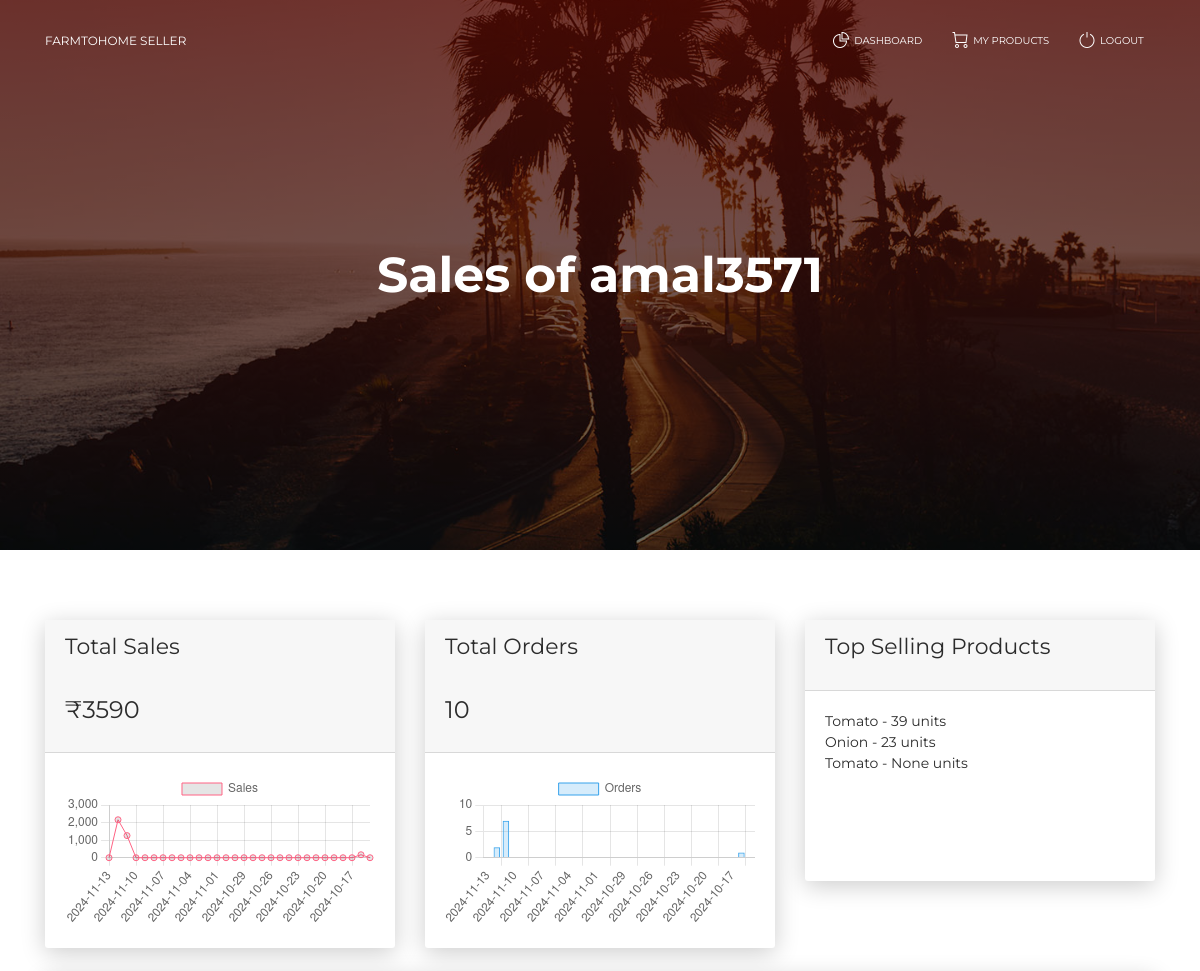
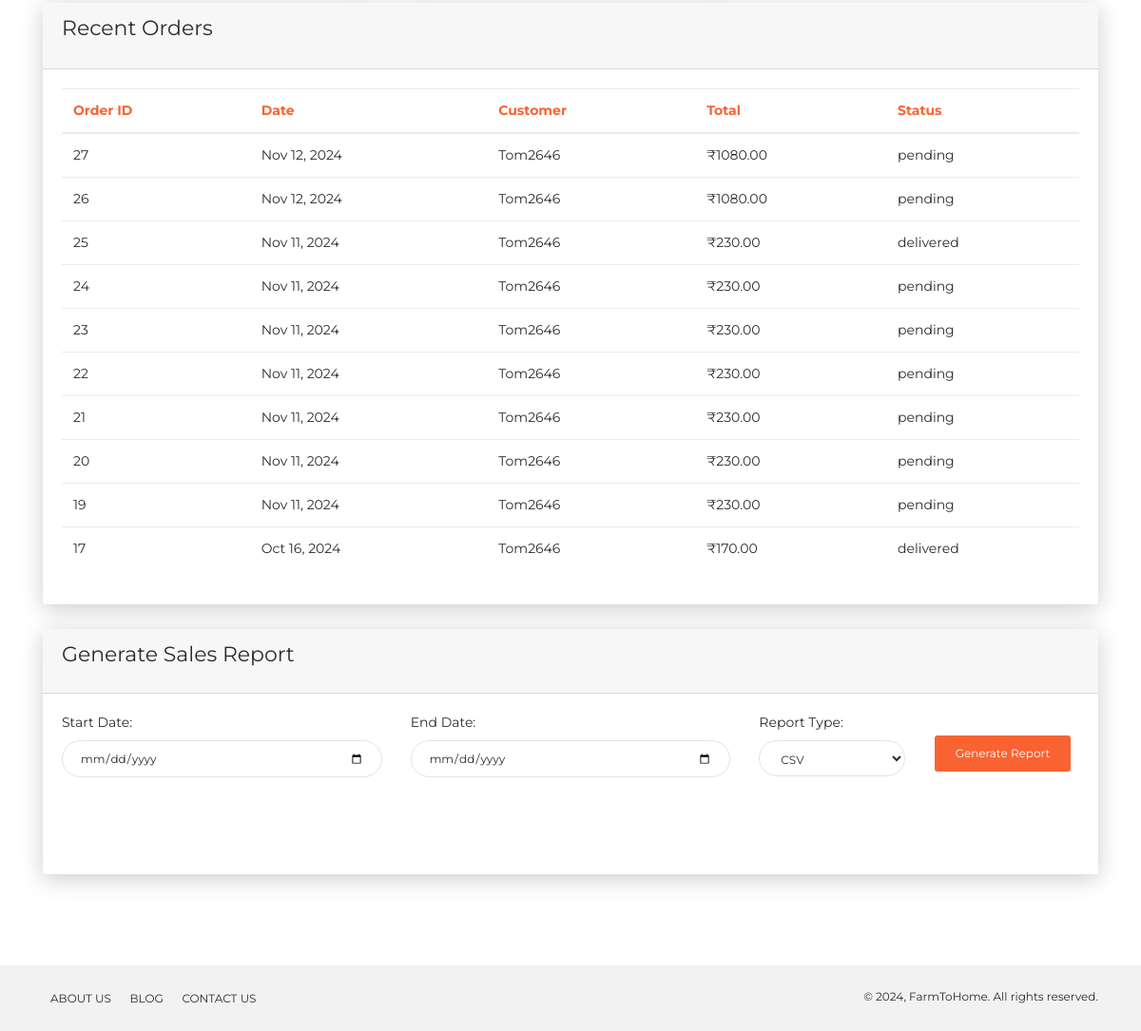
Page /orders/dashboard/ (signed in) on the committed database (2 pictures, top to bottom).
### Users/models.py (models this page shows, shortened)
class User(AbstractUser):
    role = models.ManyToManyField(Role)
    phone_number = models.CharField(max_length=15, blank=True, null=True)
    is_admin = models.BooleanField(default=False)
    groups = models.ManyToManyField(Group, related_name='custom_user_groups')
    user_permissions = models.ManyToManyField(Permission, related_name='custom_user_permissions')

### Products/models.py (models this page shows, shortened)
class Product(models.Model):
    seller = models.ForeignKey(settings.AUTH_USER_MODEL, on_delete=models.CASCADE, related_name='products')
    category = models.ForeignKey(Category, on_delete=models.CASCADE, related_name='products')
    name = models.CharField(max_length=200)
    slug = models.SlugField(max_length=200, unique=True)
    description = models.TextField(blank=True)
    price = models.DecimalField(max_digits=10, decimal_places=2)
    image = models.ImageField(upload_to='products/', blank=True, null=True)
    is_active = models.BooleanField(default=True)
    created_at = models.DateTimeField(auto_now_add=True)
    updated_at = models.DateTimeField(auto_now=True)
    class Meta:
        ordering = ('-created_at',)

### orders/models.py (models this page shows, shortened)
class Order(models.Model):
    PAYMENT_STATUS_CHOICES = [
        ('pending', 'Pending'),
        ('completed', 'Completed'),
        ('failed', 'Failed'),
    ]
    DELIVERY_STATUS_CHOICES = [
        ('pending', 'Pending'),
        ('shipped', 'Shipped'),
        ('delivered', 'Delivered'),
        ('cancelled', 'Cancelled'),
    ]
    consumer = models.ForeignKey(User, on_delete=models.CASCADE, related_name='orders')
    shipping_address = models.ForeignKey(ShippingAddress, on_delete=models.PROTECT, null=True, blank=True)
    order_date = models.DateTimeField(auto_now_add=True)
    total_amount = models.DecimalField(max_digits=10, decimal_places=2)
    payment_status = models.CharField(max_length=10, choices=PAYMENT_STATUS_CHOICES, default='pending')
    delivery_status = models.CharField(max_length=10, choices=DELIVERY_STATUS_CHOICES, default='pending')

### orders/views.py (the view)
# urls.py: path('dashboard/', views.seller_dashboard, name='seller_dashboard'),
@login_required
def seller_dashboard(request):
    seller = request.user
    end_date = timezone.now()
    start_date = end_date - timedelta(days=30)  # Last 30 days
    total_sales = OrderItem.objects.filter(
        product__seller=seller,
        order__order_date__range=(start_date, end_date)
    ).aggregate(total=Sum('total_price'))['total'] or 0
    total_orders = Order.objects.filter(
        items__product__seller=seller,
        order_date__range=(start_date, end_date)
    ).distinct().count()
    top_products = Product.objects.filter(seller=seller).annotate(
        total_sales=Sum('orderitem__quantity')
    ).order_by('-total_sales')[:5]
    recent_orders = Order.objects.filter(
        items__product__seller=seller
    ).distinct().order_by('-order_date')[:10]
    sales_data = []
    sales_dates = []
    for i in range(30):
        date = end_date - timedelta(days=i)
        sales = OrderItem.objects.filter(
            product__seller=seller,
            order__order_date__date=date
        ).aggregate(total=Sum('total_price'))['total'] or 0
        sales_data.append(sales)
        sales_dates.append(date.strftime('%Y-%m-%d'))
    order_data = []
    order_dates = []
    for i in range(30):
        date = end_date - timedelta(days=i)
        orders = Order.objects.filter(
            items__product__seller=seller,
            order_date__date=date
        ).distinct().count()
        order_data.append(orders)
        order_dates.append(date.strftime('%Y-%m-%d'))
    context = {
        'seller': seller,
        'total_sales': total_sales,
        'total_orders': total_orders,
        'top_products': top_products,
        'recent_orders': recent_orders,
        'sales_data_json': json.dumps(sales_data, cls=DjangoJSONEncoder),
        'sales_dates_json': json.dumps(sales_dates, cls=DjangoJSONEncoder),
        'order_data_json': json.dumps(order_data, cls=DjangoJSONEncoder),
        'order_dates_json': json.dumps(order_dates, cls=DjangoJSONEncoder),
    }
    return render(request, 'orders/sellerdashboard.html', context)

### Templates/orders/sellerdashboard.html (shortened to what this page needs)
<!DOCTYPE html>
<html lang="en">
{% load static %}
<head>
    <link rel="stylesheet" href="https://maxcdn.bootstrapcdn.com/font-awesome/latest/css/font-awesome.min.css" />
    <link href="{% static '/assets/css/bootstrap.min.css' %}" rel="stylesheet" />
    <link href="{% static '/assets/css/now-ui-kit.css' %}?v=1.1.0" rel="stylesheet" />
</head>
<body class="profile-page sidebar-collapse">
    <nav class="navbar navbar-expand-lg bg-primary fixed-top navbar-transparent" color-on-scroll="400">
        <div class="container">
            <div class="navbar-translate">
                <a class="navbar-brand" href="#" rel="tooltip" title="FarmToHome Seller Dashboard"
                    data-placement="bottom">
                    FarmToHome Seller
                </a>
            </div>
            <div class="collapse navbar-collapse justify-content-end" id="navigation">
                <ul class="navbar-nav">
                    <li class="nav-item">
                        <a class="nav-link" href="#">
                            <i class="now-ui-icons business_chart-pie-36"></i> Dashboard
                        </a>
                    </li>
                    <li class="nav-item">
                        <a class="nav-link" href="{% url 'sellerproductlist' %}">
                            <i class="now-ui-icons shopping_cart-simple"></i> My Products
                        </a>
                    </li>
                    <li class="nav-item">
                        <a class="nav-link" href="{% url 'logout' %}">
                            <i class="now-ui-icons media-1_button-power"></i> Logout
                        </a>
                    </li>
                </ul>
            </div>
        </div>
    </nav>
    <div class="wrapper">
        <div class="page-header page-header-small" filter-color="orange">
            <div class="page-header-image" data-parallax="true"
                style="background-image: url('{% static '/assets/img/bg5.jpg' %}')"></div>
            <div class="container">
                <div class="content-center">
                    <h1 class="title">Sales of {{ seller.username }}</h1>
                </div>
            </div>
        </div>
        <div class="section">
            <div class="container">
                <div class="row">
                    <div class="col-md-4">
                        <div class="card card-chart">
                            <div class="card-header">
                                <h5 class="card-category">Total Sales</h5>
                                <h4 class="card-title">₹{{ total_sales }}</h4>
                            </div>
                            <div class="card-body">
                                <canvas id="salesChart" width="400" height="200"></canvas>
                            </div>
                        </div>
                    </div>
                    <div class="col-md-4">
                        <div class="card card-chart">
                            <div class="card-header">
                                <h5 class="card-category">Total Orders</h5>
                                <h4 class="card-title">{{ total_orders }}</h4>
                            </div>
                            <div class="card-body">
                                <canvas id="ordersChart" width="400" height="200"></canvas>
                            </div>
                        </div>
                    </div>
                    <div class="col-md-4">
                        <div class="card card-chart">
                            <div class="card-header">
                                <h5 class="card-category">Top Selling Products</h5>
                            </div>
                            <div class="card-body">
                                <ul class="list-unstyled">
                                    {% for product in top_products %}
                                    <li>{{ product.name }} - {{ product.total_sales }} units</li>
                                    {% endfor %}
                                </ul>
                            </div>
                        </div>
                    </div>
                </div>
                <div class="row">
                    <div class="col-md-12">
                        <div class="card">
                            <div class="card-header">
                                <h5 class="card-category">Recent Orders</h5>
                            </div>
                            <div class="card-body">
                                <div class="table-responsive">
                                    <table class="table">
                                        <thead class=" text-primary">
                                            <th>Order ID</th>
                                            <th>Date</th>
                                            <th>Customer</th>
                                            <th>Total</th>
                                            <th>Status</th>
                                        </thead>
                                        <tbody>
                                            {% for order in recent_orders %}
                                            <tr>
                                                <td>{{ order.id }}</td>
                                                <td>{{ order.order_date|date:"M d, Y" }}</td>
                                                <td>{{ order.consumer.username }}</td>
                                                <td>₹{{ order.total_amount }}</td>
                                                <td>{{ order.delivery_status }}</td>
                                            </tr>
                                            {% endfor %}
                                        </tbody>
                                    </table>
                                </div>
                            </div>
                        </div>
                    </div>
                </div>
                <div class="card">
                    <div class="card-header">
                        <h5 class="card-title">Generate Sales Report</h5>
                    </div>
                    <div class="card-body">
                        <form method="get" action="{% url 'generate_sales_report' %}" class="mb-3">
                            <div class="row">
                                <div class="col-md-4">
                                    <div class="form-group">
                                        <label for="start_date">Start Date:</label>
                                        <input type="date" id="start_date" name="start_date" class="form-control" required>
                                    </div>
                                </div>
                                <div class="col-md-4">
                                    <div class="form-group">
                                        <label for="end_date">End Date:</label>
                                        <input type="date" id="end_date" name="end_date" class="form-control" required>
                                    </div>
                                </div>
                                <div class="col-md-2">
                                    <div class="form-group">
                                        <label for="report_type">Report Type:</label>
                                        <select id="report_type" name="report_type" class="form-control" required>
                                            <option value="csv">CSV</option>
                                        </select>
                                    </div>
                                </div>
                                <div class="col-md-2">
                                    <button type="submit" class="btn btn-primary mt-4">Generate Report</button>
                                </div>
                            </div>
                        </form>
                    </div>
                </div>
            </div>
        </div>
    </div>
    <footer class="footer footer-default">
        <div class="container">
            <nav>
                <ul>
                    <li>
                        <a href="#">
                            About Us
                        </a>
                    </li>
                    <li>
                        <a href="#">
                            Blog
                        </a>
                    </li>
                    <li>
                        <a href="#">
                            Contact Us
                        </a>
                    </li>
                </ul>
            </nav>
            <div class="copyright">
                &copy;
                , FarmToHome. All rights reserved.
            </div>
        </div>
    </footer>
    <script>
        document.addEventListener('DOMContentLoaded', function() {
            try {
                console.log('Sales Data:', salesData);
                console.log('Sales Dates:', salesDates);
                console.log('Order Data:', orderData);
                console.log('Order Dates:', orderDates);
                if (salesData.length === 0 || salesDates.length === 0) {
                    console.error('Sales data or dates are empty');
                } else {
                    var salesCtx = document.getElementById('salesChart').getContext('2d');
                    new Chart(salesCtx, {
                        type: 'line',
                        data: {
                            labels: salesDates,
                            datasets: [{
                                label: 'Sales',
                                data: salesData,
                                borderColor: 'rgba(255, 99, 132, 1)',
                                borderWidth: 1
                            }]
                        },
                        options: {
                            scales: {
                                y: {
                                    beginAtZero: true
                                }
                            }
                        }
                    });
                }
            if (orderData.length === 0 || orderDates.length === 0) {
            console.error('Order data or dates are empty');
        } else {
            var ordersCtx = document.getElementById('ordersChart').getContext('2d');
            new Chart(ordersCtx, {
                type: 'bar',
                data: {
                    labels: orderDates,
                    datasets: [{
                        label: 'Orders',
                        data: orderData,
                        backgroundColor: 'rgba(54, 162, 235, 0.2)',
                        borderColor: 'rgba(54, 162, 235, 1)',
                        borderWidth: 1
                    }]
                },
                options: {
                    scales: {
                        y: {
                            beginAtZero: true
                        }
                    }
                }
            });
        }
    } catch (error) {
        console.error('Error creating charts:', error);
    }
});
</script>
</body>
</html>

### Templates/orders/sellerdashboard.html (style rules this page uses)
.card-body { min-height: 250px; }

### rows in the picture
User: username "amal3571"
Product: name "Tomato", total_sales "39"
Product: name "Onion", total_sales "23"
Product: name "Tomato", total_sales "None"
Order: id "27", order_date "Nov 12, 2024", consumer.username "Tom2646", total_amount "1080.00", delivery_status "pending"
Order: id "26", order_date "Nov 12, 2024", consumer.username "Tom2646", total_amount "1080.00", delivery_status "pending"
Order: id "25", order_date "Nov 11, 2024", consumer.username "Tom2646", total_amount "230.00", delivery_status "delivered"
Order: id "24", order_date "Nov 11, 2024", consumer.username "Tom2646", total_amount "230.00", delivery_status "pending"
Order: id "23", order_date "Nov 11, 2024", consumer.username "Tom2646", total_amount "230.00", delivery_status "pending"
Order: id "22", order_date "Nov 11, 2024", consumer.username "Tom2646", total_amount "230.00", delivery_status "pending"
Order: id "21", order_date "Nov 11, 2024", consumer.username "Tom2646", total_amount "230.00", delivery_status "pending"
Order: id "20", order_date "Nov 11, 2024", consumer.username "Tom2646", total_amount "230.00", delivery_status "pending"
Order: id "19", order_date "Nov 11, 2024", consumer.username "Tom2646", total_amount "230.00", delivery_status "pending"
Order: id "17", order_date "Oct 16, 2024", consumer.username "Tom2646", total_amount "170.00", delivery_status "delivered"

### other values in the picture
{{ total_sales }} "3590"
{{ total_orders }} "10"
